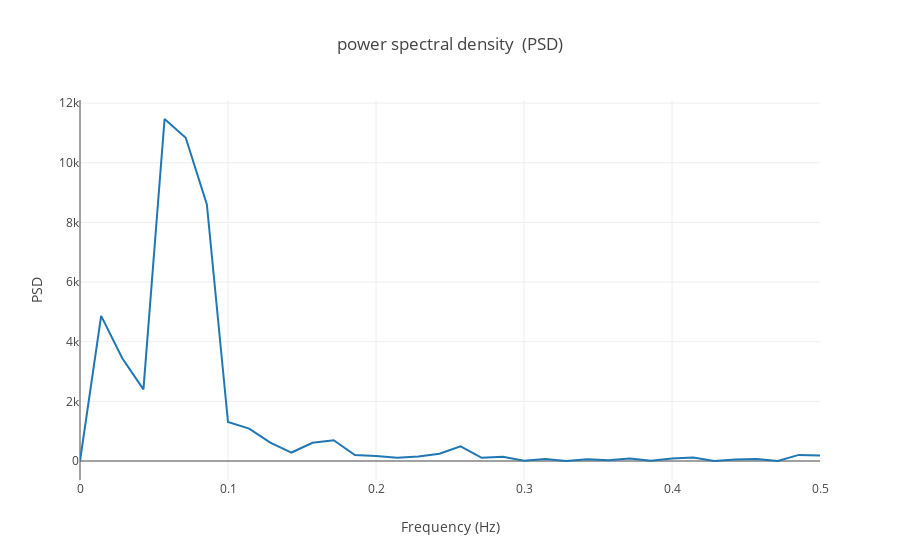

The code cell stored with this chart in its notebook:
### Code cell
bands = {'vlf': (0, 0.04), 'lf': (0.04, 0.15), 'hf': (0.15, 0.4)}
freq_measurements(RR, 1.0, bands)
